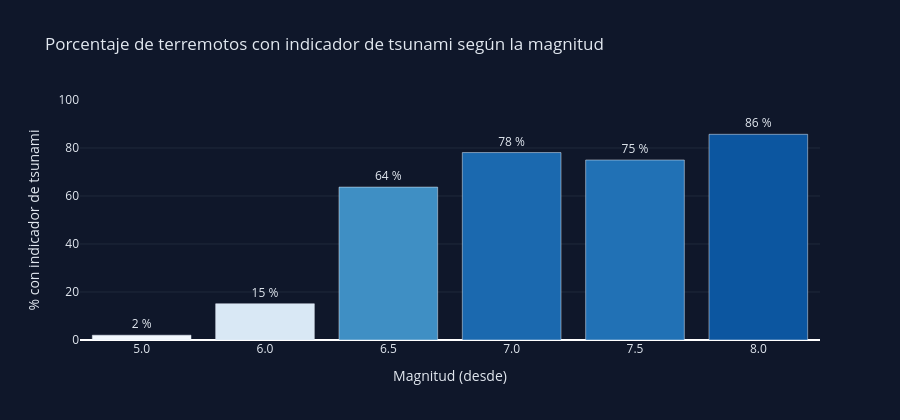

Notebook source saved alongside this figure:
### Code cell
fig = px.bar(
    df_tsunami, x=df_tsunami["magnitud_desde"].astype(str), y="pct_tsunami", text="pct_tsunami",
    color="pct_tsunami", color_continuous_scale="Blues", range_color=(0, 100),
    labels={"x": "Magnitud (desde)", "pct_tsunami": "% con indicador de tsunami"},
    title="Porcentaje de terremotos con indicador de tsunami según la magnitud",
)
fig.update_traces(texttemplate="%{text:.0f} %", textposition="outside")
fig.update_layout(height=420, paper_bgcolor="#0f172a", plot_bgcolor="#0f172a", font_color="#e2e8f0",
                  coloraxis_showscale=False, yaxis=dict(gridcolor="#1e293b", range=[0, 100]))
fig.show()

### Figure 1 — Plotly figure (JSON) as saved in the notebook; plotly's stock layout.template omitted (floating-point values rounded to 4 significant figures)
{"data": [{"hovertemplate": "Magnitud (desde)=%{x}<br>% con indicador de tsunami=%{marker.color}<extra></extra>", "legendgroup": "", "marker": {"color": [2.0, 15.1, 63.7, 78.1, 75.0, 85.7], "coloraxis": "coloraxis", "pattern": {"shape": ""}}, "name": "", "orientation": "v", "showlegend": false, "text": [2.0, 15.1, 63.7, 78.1, 75.0, 85.7], "textposition": "outside", "texttemplate": "%{text:.0f} %", "type": "bar", "x": ["5.0", "6.0", "6.5", "7.0", "7.5", "8.0"], "xaxis": "x", "y": [2.0, 15.1, 63.7, 78.1, 75.0, 85.7], "yaxis": "y"}], "layout": {"barmode": "relative", "coloraxis": {"autocolorscale": false, "cmax": 100, "cmin": 0, "colorbar": {"title": {"text": "% con indicador de tsunami"}}, "colorscale": [[0, "rgb(247,251,255)"], [0.125, "rgb(222,235,247)"], [0.25, "rgb(198,219,239)"], [0.375, "rgb(158,202,225)"], [0.5, "rgb(107,174,214)"], [0.625, "rgb(66,146,198)"], [0.75, "rgb(33,113,181)"], [0.875, "rgb(8,81,156)"], [1, "rgb(8,48,107)"]], "showscale": false}, "font": {"color": "#e2e8f0"}, "height": 420, "legend": {"tracegroupgap": 0}, "paper_bgcolor": "#0f172a", "plot_bgcolor": "#0f172a", "title": {"text": "Porcentaje de terremotos con indicador de tsunami según la magnitud"}, "xaxis": {"anchor": "y", "domain": [0, 1], "title": {"text": "Magnitud (desde)"}}, "yaxis": {"anchor": "x", "domain": [0, 1], "gridcolor": "#1e293b", "range": [0, 100], "title": {"text": "% con indicador de tsunami"}}}}
